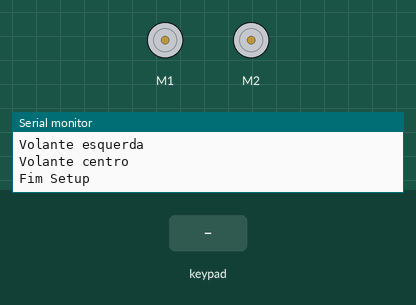
Simulated run of this sketch. Board: Arduino Uno, built with avr-gcc and run on an emulated ATmega328P. Shown: 2 × DC motor (green arrow = forward, orange = backward, longer = faster), the last lines printed to the serial monitor. The inputs (shaded band) are chosen by the test bench.

Above: at 17.4 s.
17.5 s: key 'U' pressed
19.4 s: key 'D' pressed
21.3 s: key 'X' pressed
At 21.54 s:
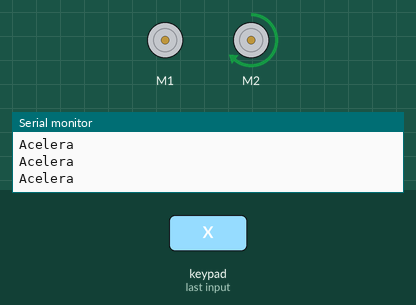
23.2 s: key 'S' pressed
At 23.41 s:
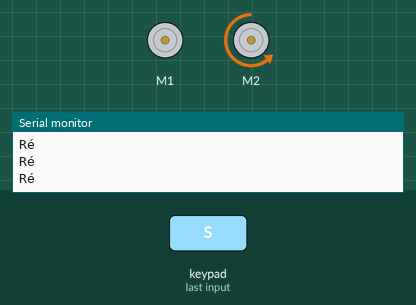
Timing chart, 0 to 26.1 s (numbered marks = the images above; inputs shaded):
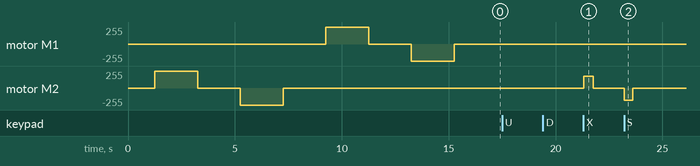

The sketch:

CarrinhoControlePS2X.ino
```cpp
/*
 	AUTOR:			    Thiago Vilella
 	YOUTUBE:		    https://www.youtube.com/channel/UCpg7_v1Wtvp-XPj-vjh8igQ
 	CURSO ARDUINO:	http://bit.ly/2ZhypC9
 	CURSO ROBOTICA:	http://bit.ly/2zjK9Eo
 	COMPRE:			    https://www.arducore.com.br/
 	SKETCH:			    Carro Controle PS2X + MotorShield
 	VERSÃO:			    1.0.0
 	DATA:			      10/10/2020
*/
// INCLUSÃO DE BIBLIOTECAS
#include <PS2X_lib.h>
#include <AFMotor.h>

// DEFINIÇÕES DE PINOS
#define pinClock      A0
#define pinCommand    A1
#define pinAttention  A2
#define pinData       A3

// DEFINIÇÕES
#define velMax 255
#define velMin 180

#define DEBUG
// INSTANCIANDO OBJETOS
PS2X controle;

AF_DCMotor volante(1);  // motor do volante em M1
AF_DCMotor motor(2);    // motor da roda em M2

// DECLARAÇÃO DE FUNÇÕES
void confereControle();
void testaMotor(int tempoDelay = 1000);

// DECLARAÇÃO DE VARIÁVEIS
int error = 0;
byte tipoControle = 0;
byte vibrate = 0;

// ************* INÍCIO DO SETUP *************
void setup() {
  error = controle.config_gamepad(pinClock, pinCommand, pinAttention, pinData, true, true);
  controle.enableRumble();

  volante.setSpeed(velMax);
  volante.run(RELEASE);
  motor.setSpeed(velMax);
  motor.run(RELEASE);

  #ifdef DEBUG
    Serial.begin(9600);

    confereControle();
    testaMotor();

    Serial.println("Fim Setup");
  #endif
}
// ************** FIM DO SETUP ***************

// ************** INÍCIO DO LOOP *************
void loop() {
  static unsigned long ultimaLeitura = millis();
  if(millis() - ultimaLeitura > 50){
    controle.read_gamepad(false, vibrate);
    ultimaLeitura = millis();
  }

  if (controle.Button(PSB_PAD_UP)) { // MUDA PARA velMax
    motor.setSpeed(velMax);
    #ifdef DEBUG
      Serial.println("cima");
    #endif
  }else if(controle.Button(PSB_PAD_DOWN)){
    motor.setSpeed(velMin);
    #ifdef DEBUG
      Serial.println("baixo");
    #endif
  }

  if (controle.Button(PSB_PAD_RIGHT)) {
    volante.run(FORWARD);
    #ifdef DEBUG
      Serial.println("Direita");
    #endif
  } else if (controle.Button(PSB_PAD_LEFT)) {
    volante.run(BACKWARD);
    #ifdef DEBUG
      Serial.println("Esquerda");
    #endif
  } else {
    volante.run(RELEASE);
  }

  if (controle.Button(PSB_BLUE)) { // ACELERA
    motor.run(FORWARD);
    #ifdef DEBUG
      Serial.println("Acelera");
    #endif
  }else if (controle.Button(PSB_PINK)) { // RÉ
    motor.run(BACKWARD);
    #ifdef DEBUG
      Serial.println("Ré");
    #endif
  }else{ // DESLIGA O MOTOR
    motor.run(RELEASE);
  }

  vibrate = controle.Analog(PSAB_BLUE);// VIBRAÇÃO DO CONTROLE
  vibrate = controle.Analog(PSAB_PINK);// VIBRAÇÃO DO CONTROLE
}
// *************** FIM DO LOOP ***************

// IMPLEMENTO DE FUNÇÕES

void confereControle() {

  if (error == 0) {
    Serial.println("Found Controller, configured successful");
    Serial.println("Try out all the buttons, X will vibrate the controller, faster as you press harder;");
    Serial.println("holding L1 or R1 will print out the analog stick values.");
    Serial.println("Go to www.billporter.info for updates and to report bugs.");
  }

  else if (error == 1)
    Serial.println("No controller found, check wiring, see readme.txt to enable debug. visit www.billporter.info for troubleshooting tips");

  else if (error == 2)
    Serial.println("Controller found but not accepting commands. see readme.txt to enable debug. Visit www.billporter.info for troubleshooting tips");

  else if (error == 3)
    Serial.println("Controller refusing to enter Pressures mode, may not support it. ");

  //Serial.print(ps2x.Analog(1), HEX);

  tipoControle = controle.readType();
  switch (tipoControle) {
    case 0:
      Serial.println("Unknown Controller type");
      break;
    case 1:
      Serial.println("DualShock Controller Found");
      break;
    case 2:
      Serial.println("GuitarHero Controller Found");
      break;
  }

  while(error != 0){}
}

void testaMotor(int tempoDelay = 1000){
  Serial.println("Iniciando teste Motor");
  Serial.println("Mover para Frente");
  delay(tempoDelay);
  motor.run(FORWARD);
  delay(tempoDelay);

  Serial.println("Parado");
  delay(tempoDelay);
  motor.run(RELEASE);
  delay(tempoDelay);

  Serial.println("Mover para Tras");
  delay(tempoDelay);
  motor.run(BACKWARD);
  delay(tempoDelay);

  Serial.println("Parado");
  delay(tempoDelay);
  motor.run(RELEASE);
  delay(tempoDelay);

  Serial.println("Iniciando teste Volante");
  Serial.println("Volante direita");
  delay(tempoDelay);
  volante.run(FORWARD);
  delay(tempoDelay);

  Serial.println("Volante centro");
  delay(tempoDelay);
  volante.run(RELEASE);
  delay(tempoDelay);

  Serial.println("Volante esquerda");
  delay(tempoDelay);
  volante.run(BACKWARD);
  delay(tempoDelay);

  Serial.println("Volante centro");
  delay(tempoDelay);
  volante.run(RELEASE);
  delay(tempoDelay);
}
```

Measured:
- after the input at 21.3 s, motor M2: stopped → forward 180/255 at once, → stopped 0.45 s later
- after the input at 23.2 s, motor M2: stopped → backward 180/255 at once, → stopped 0.42 s later
